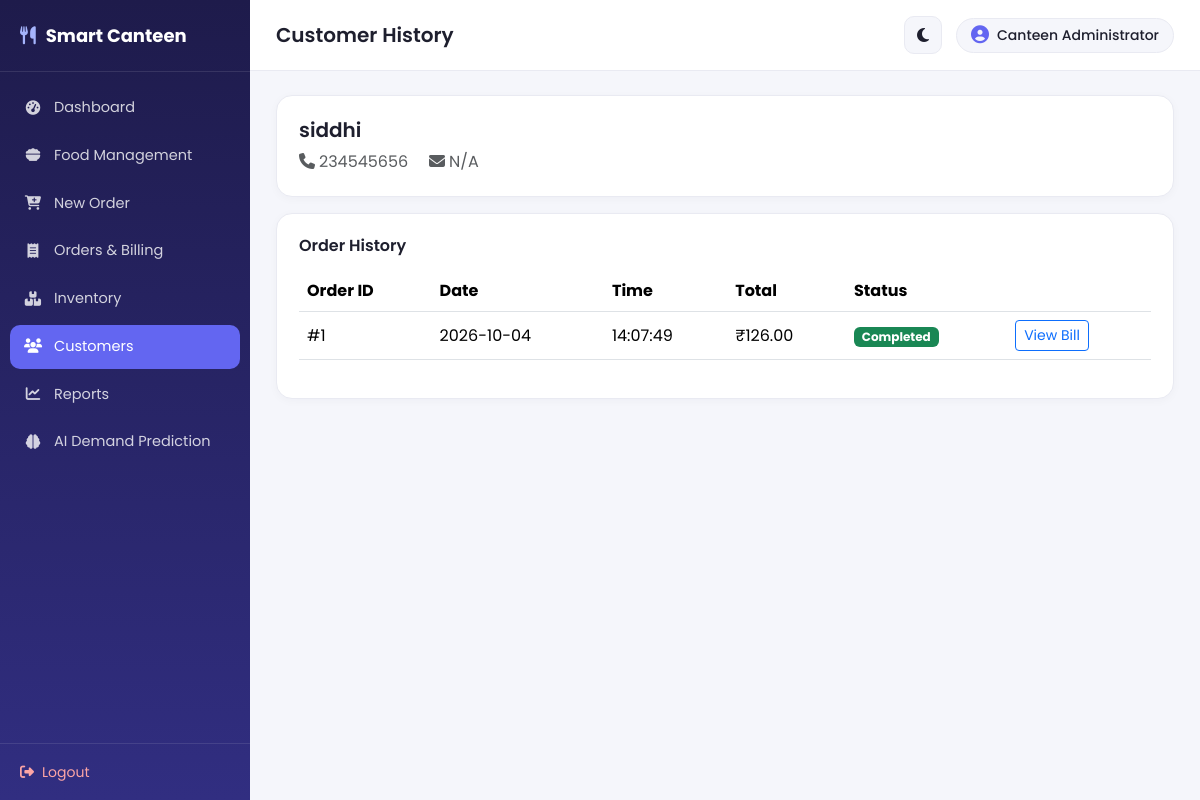
Page /customers/4 (signed in) on the committed database.
### tables this page shows
CREATE TABLE customers (
    id INTEGER PRIMARY KEY AUTOINCREMENT,
    name TEXT NOT NULL,
    phone TEXT UNIQUE,
    email TEXT
);

CREATE TABLE orders (
    id INTEGER PRIMARY KEY AUTOINCREMENT,
    customer_id INTEGER NOT NULL,
    order_date TEXT NOT NULL,
    order_time TEXT NOT NULL,
    total_amount REAL DEFAULT 0,
    status TEXT DEFAULT 'Completed',
    FOREIGN KEY (customer_id) REFERENCES customers(id)
);

### app.py (the view)
@app.route("/customers/<int:customer_id>")
@login_required
def customer_detail(customer_id):
    db = get_db()
    customer = db.execute("SELECT * FROM customers WHERE id=?", (customer_id,)).fetchone()
    orders = db.execute(
        "SELECT * FROM orders WHERE customer_id=? ORDER BY id DESC", (customer_id,)
    ).fetchall()
    db.close()
    return render_template("customer_detail.html", customer=customer, orders=orders)

### app.py (called while the page is built)
def login_required(f):
    @wraps(f)
    def wrapper(*args, **kwargs):
        if "admin_id" not in session:
            flash("Please log in to continue.", "warning")
            return redirect(url_for("login"))
        return f(*args, **kwargs)
    return wrapper

@app.context_processor
def inject_globals():
    return {"now": datetime.now()}

### db.py (called while the page is built)
def get_db():
    conn = sqlite3.connect(DB_PATH)
    conn.row_factory = sqlite3.Row
    conn.execute("PRAGMA foreign_keys = ON")
    return conn

### templates/customer_detail.html (shortened to what this page needs)
{% extends "base.html" %}
{% block page_title %}Customer History{% endblock %}
{% block content %}
<div class="panel mb-3">
  <h5>{{ customer.name }}</h5>
  <p class="text-muted mb-0"><i class="fa-solid fa-phone me-1"></i>{{ customer.phone }} &nbsp;
     <i class="fa-solid fa-envelope ms-2 me-1"></i>{{ customer.email or 'N/A' }}</p>
</div>
<div class="panel">
  <h6 class="mb-3">Order History</h6>
  <div class="table-responsive">
    <table class="table table-hover align-middle">
      <thead><tr><th>Order ID</th><th>Date</th><th>Time</th><th>Total</th><th>Status</th><th></th></tr></thead>
      <tbody>
      {% for o in orders %}
        <tr>
          <td>#{{ o.id }}</td><td>{{ o.order_date }}</td><td>{{ o.order_time }}</td>
          <td>₹{{ '%.2f'|format(o.total_amount) }}</td>
          <td><span class="badge bg-success">{{ o.status }}</span></td>
          <td><a href="{{ url_for('bill_view', order_id=o.id) }}" class="btn btn-sm btn-outline-primary">View Bill</a></td>
        </tr>
      {% else %}
        <tr><td colspan="6" class="text-center text-muted py-4">No orders yet.</td></tr>
      {% endfor %}
      </tbody>
    </table>
  </div>
</div>
{% endblock %}

### static/css/style.css (style rules this page uses)
:root { --sidebar-w: 250px; --primary: #6366f1; --primary-dark: #4f46e5; --bg: #f5f6fb; --panel-bg: #ffffff; --text: #1e1f2e; --text-muted: #6b7280; --border: #e9eaf2; }
* { box-sizing: border-box; }
body { font-family: 'Poppins', sans-serif; background: var(--bg); color: var(--text); margin: 0; transition: background .25s ease, color .25s ease; }
.panel { background: var(--panel-bg); border: 1px solid var(--border); border-radius: 16px; padding: 22px; box-shadow: 0 2px 10px rgba(20,20,50,0.03); }
.panel h5, .panel h6 { font-weight:600; }
.table { color: var(--text); vertical-align: middle; }

### rows in the picture
customers: name "siddhi", phone "234545656"
orders: id "1", order_date "2026-10-04", order_time "14:07:49", total_amount "126.00", status "Completed"

### other values in the picture
{{ session.get('admin_name', 'Admin') }} "Canteen Administrator"
{{ customer.email or 'N/A' }} "N/A"
